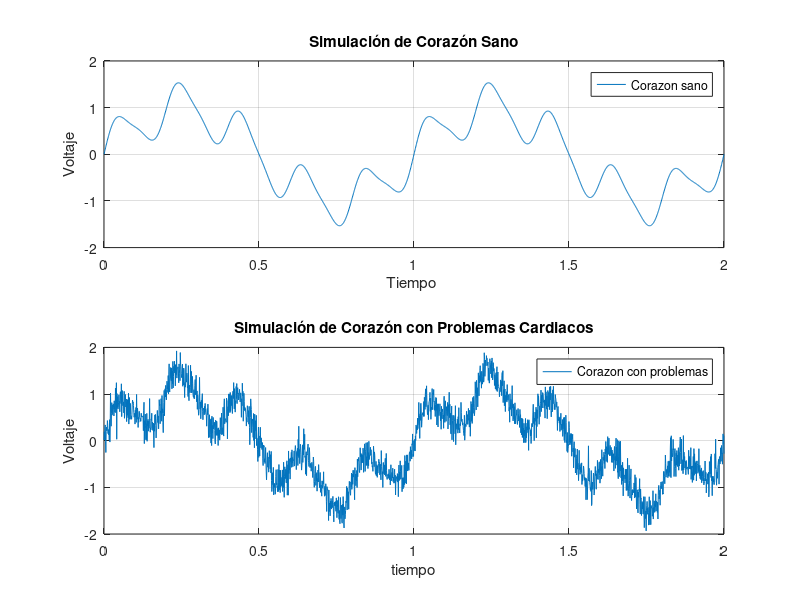

Source code (MATLAB):
clear;
clc;
%% inicio
tSpan = 2;  
Muestras = 1000;  
%% Señales
function [sano,t]=Sano(duracion, r)
    t=linspace(0, duracion, duracion * r);
    sano= sin(2*pi*1*t);          %Onda P 
    sano= sano+0.5*sin(2*pi*5*t);  %Complejo QRS 
    sano= sano+0.1*sin(2*pi*10*t);  % Onda T
end

function [problema, t] = Problema(duracion, r)
    t = linspace(0, duracion, duracion * r);
    problema= sin(2*pi*1 * t);  % Onda P 
    problema= problema+0.5*sin(2*pi*5*t);  %Complejo QRS 
    problema= problema+0.1*sin(2*pi*10*t);  % Onda T 
    problema= problema+0.2*randn(size(t));  
end
%% se mete lo que se va a graficar en una variable
[san, t] = Sano(tSpan, Muestras);
[Pro, t] = Problema(tSpan, Muestras);
%% se grafican 
subplot(2,1,1);
plot(t, san); % corazon sano
xlabel("Tiempo ");
ylabel("Voltaje");
title("Simulación de Corazón Sano");
legend("Corazon sano");
grid on;
hold off;

subplot(2,1,2);
plot(t, Pro); % con problemas
xlabel("tiempo");
ylabel("Voltaje");
title('Simulación de Corazón con Problemas Cardiacos');
legend('Corazon con problemas');
grid on;
hold off;
